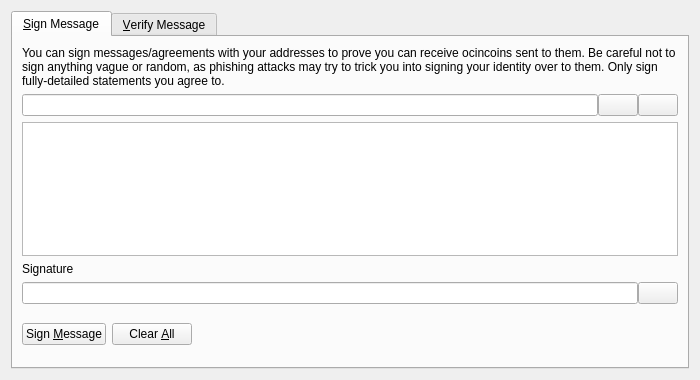
<?xml version="1.0" encoding="UTF-8"?>
<ui version="4.0">
 <class>SignVerifyMessageDialog</class>
 <widget class="QDialog" name="SignVerifyMessageDialog">
  <property name="geometry">
   <rect>
    <x>0</x>
    <y>0</y>
    <width>700</width>
    <height>380</height>
   </rect>
  </property>
  <property name="windowTitle">
   <string>Signatures - Sign / Verify a Message</string>
  </property>
  <property name="modal">
   <bool>true</bool>
  </property>
  <layout class="QVBoxLayout" name="verticalLayout">
   <item>
    <widget class="QTabWidget" name="tabWidget">
     <property name="currentIndex">
      <number>0</number>
     </property>
     <widget class="QWidget" name="tabSignMessage">
      <attribute name="title">
       <string>&amp;Sign Message</string>
      </attribute>
      <layout class="QVBoxLayout" name="verticalLayout_SM">
       <item>
        <widget class="QLabel" name="infoLabel_SM">
         <property name="text">
          <string>You can sign messages/agreements with your addresses to prove you can receive ocincoins sent to them. Be careful not to sign anything vague or random, as phishing attacks may try to trick you into signing your identity over to them. Only sign fully-detailed statements you agree to.</string>
         </property>
         <property name="textFormat">
          <enum>Qt::PlainText</enum>
         </property>
         <property name="wordWrap">
          <bool>true</bool>
         </property>
        </widget>
       </item>
       <item>
        <layout class="QHBoxLayout" name="horizontalLayout_1_SM">
         <property name="spacing">
          <number>0</number>
         </property>
         <item>
          <widget class="QValidatedLineEdit" name="addressIn_SM">
           <property name="toolTip">
            <string>The Ocincoin address to sign the message with</string>
           </property>
          </widget>
         </item>
         <item>
          <widget class="QPushButton" name="addressBookButton_SM">
           <property name="toolTip">
            <string>Choose previously used address</string>
           </property>
           <property name="text">
            <string/>
           </property>
           <property name="icon">
            <iconset resource="../bitcoin.qrc">
             <normaloff>:/icons/address-book</normaloff>:/icons/address-book</iconset>
           </property>
           <property name="shortcut">
            <string>Alt+A</string>
           </property>
           <property name="autoDefault">
            <bool>false</bool>
           </property>
          </widget>
         </item>
         <item>
          <widget class="QPushButton" name="pasteButton_SM">
           <property name="toolTip">
            <string>Paste address from clipboard</string>
           </property>
           <property name="text">
            <string/>
           </property>
           <property name="icon">
            <iconset resource="../bitcoin.qrc">
             <normaloff>:/icons/editpaste</normaloff>:/icons/editpaste</iconset>
           </property>
           <property name="shortcut">
            <string>Alt+P</string>
           </property>
           <property name="autoDefault">
            <bool>false</bool>
           </property>
          </widget>
         </item>
        </layout>
       </item>
       <item>
        <widget class="QPlainTextEdit" name="messageIn_SM">
         <property name="toolTip">
          <string>Enter the message you want to sign here</string>
         </property>
        </widget>
       </item>
       <item>
        <widget class="QLabel" name="signatureLabel_SM">
         <property name="text">
          <string>Signature</string>
         </property>
         <property name="textFormat">
          <enum>Qt::PlainText</enum>
         </property>
        </widget>
       </item>
       <item>
        <layout class="QHBoxLayout" name="horizontalLayout_2_SM">
         <property name="spacing">
          <number>0</number>
         </property>
         <item>
          <widget class="QLineEdit" name="signatureOut_SM">
           <property name="font">
            <font>
             <italic>true</italic>
            </font>
           </property>
           <property name="readOnly">
            <bool>true</bool>
           </property>
          </widget>
         </item>
         <item>
          <widget class="QPushButton" name="copySignatureButton_SM">
           <property name="toolTip">
            <string>Copy the current signature to the system clipboard</string>
           </property>
           <property name="text">
            <string/>
           </property>
           <property name="icon">
            <iconset resource="../bitcoin.qrc">
             <normaloff>:/icons/editcopy</normaloff>:/icons/editcopy</iconset>
           </property>
           <property name="autoDefault">
            <bool>false</bool>
           </property>
          </widget>
         </item>
        </layout>
       </item>
       <item>
        <layout class="QHBoxLayout" name="horizontalLayout_3_SM">
         <item>
          <widget class="QPushButton" name="signMessageButton_SM">
           <property name="toolTip">
            <string>Sign the message to prove you own this Ocincoin address</string>
           </property>
           <property name="text">
            <string>Sign &amp;Message</string>
           </property>
           <property name="icon">
            <iconset resource="../bitcoin.qrc">
             <normaloff>:/icons/edit</normaloff>:/icons/edit</iconset>
           </property>
           <property name="autoDefault">
            <bool>false</bool>
           </property>
          </widget>
         </item>
         <item>
          <widget class="QPushButton" name="clearButton_SM">
           <property name="toolTip">
            <string>Reset all sign message fields</string>
           </property>
           <property name="text">
            <string>Clear &amp;All</string>
           </property>
           <property name="icon">
            <iconset resource="../bitcoin.qrc">
             <normaloff>:/icons/remove</normaloff>:/icons/remove</iconset>
           </property>
           <property name="autoDefault">
            <bool>false</bool>
           </property>
          </widget>
         </item>
         <item>
          <spacer name="horizontalSpacer_1_SM">
           <property name="orientation">
            <enum>Qt::Horizontal</enum>
           </property>
           <property name="sizeHint" stdset="0">
            <size>
             <width>40</width>
             <height>48</height>
            </size>
           </property>
          </spacer>
         </item>
         <item>
          <widget class="QLabel" name="statusLabel_SM">
           <property name="font">
            <font>
             <weight>75</weight>
             <bold>true</bold>
            </font>
           </property>
           <property name="text">
            <string/>
           </property>
           <property name="wordWrap">
            <bool>true</bool>
           </property>
          </widget>
         </item>
         <item>
          <spacer name="horizontalSpacer_2_SM">
           <property name="orientation">
            <enum>Qt::Horizontal</enum>
           </property>
           <property name="sizeHint" stdset="0">
            <size>
             <width>40</width>
             <height>48</height>
            </size>
           </property>
          </spacer>
         </item>
        </layout>
       </item>
      </layout>
     </widget>
     <widget class="QWidget" name="tabVerifyMessage">
      <attribute name="title">
       <string>&amp;Verify Message</string>
      </attribute>
      <layout class="QVBoxLayout" name="verticalLayout_VM">
       <item>
        <widget class="QLabel" name="infoLabel_VM">
         <property name="text">
          <string>Enter the receiver's address, message (ensure you copy line breaks, spaces, tabs, etc. exactly) and signature below to verify the message. Be careful not to read more into the signature than what is in the signed message itself, to avoid being tricked by a man-in-the-middle attack. Note that this only proves the signing party receives with the address, it cannot prove sendership of any transaction!</string>
         </property>
         <property name="textFormat">
          <enum>Qt::PlainText</enum>
         </property>
         <property name="alignment">
          <set>Qt::AlignLeading|Qt::AlignLeft|Qt::AlignTop</set>
         </property>
         <property name="wordWrap">
          <bool>true</bool>
         </property>
        </widget>
       </item>
       <item>
        <layout class="QHBoxLayout" name="horizontalLayout_1_VM">
         <property name="spacing">
          <number>0</number>
         </property>
         <item>
          <widget class="QValidatedLineEdit" name="addressIn_VM">
           <property name="toolTip">
            <string>The Ocincoin address the message was signed with</string>
           </property>
          </widget>
         </item>
         <item>
          <widget class="QPushButton" name="addressBookButton_VM">
           <property name="toolTip">
            <string>Choose previously used address</string>
           </property>
           <property name="text">
            <string/>
           </property>
           <property name="icon">
            <iconset resource="../bitcoin.qrc">
             <normaloff>:/icons/address-book</normaloff>:/icons/address-book</iconset>
           </property>
           <property name="shortcut">
            <string>Alt+A</string>
           </property>
           <property name="autoDefault">
            <bool>false</bool>
           </property>
          </widget>
         </item>
        </layout>
       </item>
       <item>
        <widget class="QPlainTextEdit" name="messageIn_VM"/>
       </item>
       <item>
        <widget class="QValidatedLineEdit" name="signatureIn_VM"/>
       </item>
       <item>
        <layout class="QHBoxLayout" name="horizontalLayout_2_VM">
         <item>
          <widget class="QPushButton" name="verifyMessageButton_VM">
           <property name="toolTip">
            <string>Verify the message to ensure it was signed with the specified Ocincoin address</string>
           </property>
           <property name="text">
            <string>Verify &amp;Message</string>
           </property>
           <property name="icon">
            <iconset resource="../bitcoin.qrc">
             <normaloff>:/icons/transaction_0</normaloff>:/icons/transaction_0</iconset>
           </property>
           <property name="autoDefault">
            <bool>false</bool>
           </property>
          </widget>
         </item>
         <item>
          <widget class="QPushButton" name="clearButton_VM">
           <property name="toolTip">
            <string>Reset all verify message fields</string>
           </property>
           <property name="text">
            <string>Clear &amp;All</string>
           </property>
           <property name="icon">
            <iconset resource="../bitcoin.qrc">
             <normaloff>:/icons/remove</normaloff>:/icons/remove</iconset>
           </property>
           <property name="autoDefault">
            <bool>false</bool>
           </property>
          </widget>
         </item>
         <item>
          <spacer name="horizontalSpacer_1_VM">
           <property name="orientation">
            <enum>Qt::Horizontal</enum>
           </property>
           <property name="sizeHint" stdset="0">
            <size>
             <width>40</width>
             <height>48</height>
            </size>
           </property>
          </spacer>
         </item>
         <item>
          <widget class="QLabel" name="statusLabel_VM">
           <property name="font">
            <font>
             <weight>75</weight>
             <bold>true</bold>
            </font>
           </property>
           <property name="text">
            <string/>
           </property>
           <property name="wordWrap">
            <bool>true</bool>
           </property>
          </widget>
         </item>
         <item>
          <spacer name="horizontalSpacer_2_VM">
           <property name="orientation">
            <enum>Qt::Horizontal</enum>
           </property>
           <property name="sizeHint" stdset="0">
            <size>
             <width>40</width>
             <height>48</height>
            </size>
           </property>
          </spacer>
         </item>
        </layout>
       </item>
      </layout>
     </widget>
    </widget>
   </item>
  </layout>
 </widget>
 <customwidgets>
  <customwidget>
   <class>QValidatedLineEdit</class>
   <extends>QLineEdit</extends>
   <header>qvalidatedlineedit.h</header>
  </customwidget>
 </customwidgets>
 <resources>
  <include location="../bitcoin.qrc"/>
 </resources>
 <connections/>
</ui>
